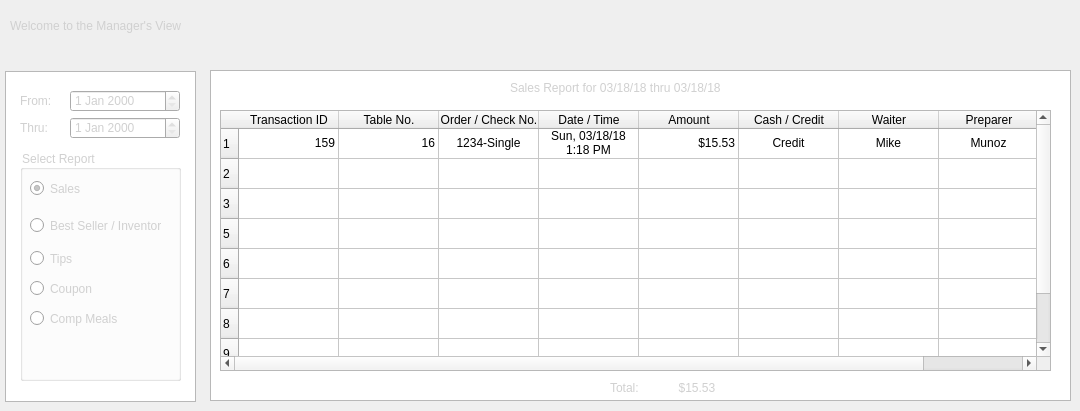
      <widget class="QWidget" name="managerTab">
       <attribute name="title">
        <string>Manager</string>
       </attribute>
       <widget class="QLabel" name="managerWelcomeLabel">
        <property name="geometry">
         <rect>
          <x>10</x>
          <y>0</y>
          <width>609</width>
          <height>52</height>
         </rect>
        </property>
        <property name="styleSheet">
         <string notr="true">font: 57 32pt &quot;Counter-Strike&quot;;
color: rgb(208, 208, 208);</string>
        </property>
        <property name="text">
         <string>Welcome to the Manager's View</string>
        </property>
       </widget>
       <widget class="QColumnView" name="columnView">
        <property name="geometry">
         <rect>
          <x>5</x>
          <y>71</y>
          <width>191</width>
          <height>331</height>
         </rect>
        </property>
       </widget>
       <widget class="QLabel" name="label_4">
        <property name="geometry">
         <rect>
          <x>20</x>
          <y>93</y>
          <width>47</width>
          <height>16</height>
         </rect>
        </property>
        <property name="styleSheet">
         <string notr="true">font: 57 12pt &quot;Counter-Strike&quot;;
color: rgb(208, 208, 208);</string>
        </property>
        <property name="text">
         <string>From:</string>
        </property>
       </widget>
       <widget class="QDateEdit" name="dateEdit_from">
        <property name="geometry">
         <rect>
          <x>70</x>
          <y>90</y>
          <width>110</width>
          <height>22</height>
         </rect>
        </property>
        <property name="styleSheet">
         <string notr="true">font: 57 12pt &quot;Counter-Strike&quot;;
color: rgb(208, 208, 208);</string>
        </property>
       </widget>
       <widget class="QDateEdit" name="dateEdit_thru">
        <property name="geometry">
         <rect>
          <x>70</x>
          <y>117</y>
          <width>110</width>
          <height>22</height>
         </rect>
        </property>
        <property name="styleSheet">
         <string notr="true">font: 57 12pt &quot;Counter-Strike&quot;;
color: rgb(208, 208, 208);</string>
        </property>
       </widget>
       <widget class="QLabel" name="label_5">
        <property name="geometry">
         <rect>
          <x>20</x>
          <y>120</y>
          <width>47</width>
          <height>16</height>
         </rect>
        </property>
        <property name="styleSheet">
         <string notr="true">font: 57 12pt &quot;Counter-Strike&quot;;
color: rgb(208, 208, 208);</string>
        </property>
        <property name="text">
         <string>Thru:</string>
        </property>
       </widget>
       <widget class="QGroupBox" name="groupBox_9">
        <property name="geometry">
         <rect>
          <x>20</x>
          <y>150</y>
          <width>161</width>
          <height>231</height>
         </rect>
        </property>
        <property name="styleSheet">
         <string notr="true">font: 57 12pt &quot;Counter-Strike&quot;;
color: rgb(208, 208, 208);</string>
        </property>
        <property name="title">
         <string>Select Report</string>
        </property>
        <widget class="QRadioButton" name="radioButton_6">
         <property name="geometry">
          <rect>
           <x>10</x>
           <y>30</y>
           <width>71</width>
           <height>17</height>
          </rect>
         </property>
         <property name="styleSheet">
          <string notr="true">font: 57 12pt &quot;Counter-Strike&quot;;
color: rgb(208, 208, 208);</string>
         </property>
         <property name="text">
          <string>Sales</string>
         </property>
         <property name="checked">
          <bool>true</bool>
         </property>
        </widget>
        <widget class="QRadioButton" name="radioButton_7">
         <property name="geometry">
          <rect>
           <x>10</x>
           <y>60</y>
           <width>131</width>
           <height>31</height>
          </rect>
         </property>
         <property name="styleSheet">
          <string notr="true">font: 57 12pt &quot;Counter-Strike&quot;;
color: rgb(208, 208, 208);</string>
         </property>
         <property name="text">
          <string>Best Seller / Inventory</string>
         </property>
        </widget>
        <widget class="QRadioButton" name="radioButton_8">
         <property name="geometry">
          <rect>
           <x>10</x>
           <y>100</y>
           <width>82</width>
           <height>17</height>
          </rect>
         </property>
         <property name="styleSheet">
          <string notr="true">font: 57 12pt &quot;Counter-Strike&quot;;
color: rgb(208, 208, 208);</string>
         </property>
         <property name="text">
          <string>Tips</string>
         </property>
        </widget>
        <widget class="QRadioButton" name="radioButton_9">
         <property name="geometry">
          <rect>
           <x>10</x>
           <y>130</y>
           <width>82</width>
           <height>17</height>
          </rect>
         </property>
         <property name="styleSheet">
          <string notr="true">font: 57 12pt &quot;Counter-Strike&quot;;
color: rgb(208, 208, 208);</string>
         </property>
         <property name="text">
          <string>Coupon</string>
         </property>
        </widget>
        <widget class="QRadioButton" name="radioButton_10">
         <property name="geometry">
          <rect>
           <x>10</x>
           <y>160</y>
           <width>131</width>
           <height>17</height>
          </rect>
         </property>
         <property name="styleSheet">
          <string notr="true">font: 57 12pt &quot;Counter-Strike&quot;;
color: rgb(208, 208, 208);</string>
         </property>
         <property name="text">
          <string>Comp Meals</string>
         </property>
        </widget>
       </widget>
       <widget class="QTableView" name="tableView">
        <property name="geometry">
         <rect>
          <x>210</x>
          <y>70</y>
          <width>861</width>
          <height>331</height>
         </rect>
        </property>
        <property name="styleSheet">
         <string notr="true">font: 16 pt &quot;Counter-Strike&quot;;
color: rgb(208, 208, 208);</string>
        </property>
       </widget>
       <widget class="QTableWidget" name="tableWidget">
        <property name="geometry">
         <rect>
          <x>220</x>
          <y>110</y>
          <width>831</width>
          <height>261</height>
         </rect>
        </property>
        <property name="styleSheet">
         <string notr="true"/>
        </property>
        <attribute name="horizontalHeaderCascadingSectionResizes">
         <bool>false</bool>
        </attribute>
        <attribute name="horizontalHeaderShowSortIndicator" stdset="0">
         <bool>true</bool>
        </attribute>
        <row>
         <property name="text">
          <string>1</string>
         </property>
        </row>
        <row>
         <property name="text">
          <string>2</string>
         </property>
        </row>
        <row>
         <property name="text">
          <string>3</string>
         </property>
        </row>
        <row>
         <property name="text">
          <string>5</string>
         </property>
        </row>
        <row>
         <property name="text">
          <string>6</string>
         </property>
        </row>
        <row>
         <property name="text">
          <string>7</string>
         </property>
        </row>
        <row>
         <property name="text">
          <string>8</string>
         </property>
        </row>
        <row>
         <property name="text">
          <string>9</string>
         </property>
        </row>
        <row>
         <property name="text">
          <string>10</string>
         </property>
        </row>
        <column>
         <property name="text">
          <string>Transaction ID</string>
         </property>
        </column>
        <column>
         <property name="text">
          <string>Table No.</string>
         </property>
        </column>
        <column>
         <property name="text">
          <string>Order / Check No.</string>
         </property>
        </column>
        <column>
         <property name="text">
          <string>Date / Time</string>
         </property>
        </column>
        <column>
         <property name="text">
          <string>Amount</string>
         </property>
        </column>
        <column>
         <property name="text">
          <string>Cash / Credit</string>
         </property>
        </column>
        <column>
         <property name="text">
          <string>Waiter</string>
         </property>
        </column>
        <column>
         <property name="text">
          <string>Preparer</string>
         </property>
        </column>
        <item row="0" column="0">
         <property name="text">
          <string>159</string>
         </property>
         <property name="textAlignment">
          <set>AlignTrailing|AlignVCenter</set>
         </property>
         <property name="foreground">
          <brush brushstyle="NoBrush">
           <color alpha="255">
            <red>212</red>
            <green>212</green>
            <blue>212</blue>
           </color>
          </brush>
         </property>
        </item>
        <item row="0" column="1">
         <property name="text">
          <string>16</string>
         </property>
         <property name="textAlignment">
          <set>AlignTrailing|AlignVCenter</set>
         </property>
         <property name="foreground">
          <brush brushstyle="NoBrush">
           <color alpha="255">
            <red>212</red>
            <green>212</green>
            <blue>212</blue>
           </color>
          </brush>
         </property>
        </item>
        <item row="0" column="2">
         <property name="text">
          <string>1234-Single</string>
         </property>
         <property name="textAlignment">
          <set>AlignCenter</set>
         </property>
         <property name="foreground">
          <brush brushstyle="NoBrush">
           <color alpha="255">
            <red>212</red>
            <green>212</green>
            <blue>212</blue>
           </color>
          </brush>
         </property>
        </item>
        <item row="0" column="3">
         <property name="text">
          <string>Sun, 03/18/18 1:18 PM</string>
         </property>
         <property name="textAlignment">
          <set>AlignCenter</set>
         </property>
         <property name="foreground">
          <brush brushstyle="NoBrush">
           <color alpha="255">
            <red>212</red>
            <green>212</green>
            <blue>212</blue>
           </color>
          </brush>
         </property>
        </item>
        <item row="0" column="4">
         <property name="text">
          <string>$15.53</string>
         </property>
         <property name="textAlignment">
          <set>AlignTrailing|AlignVCenter</set>
         </property>
         <property name="foreground">
          <brush brushstyle="NoBrush">
           <color alpha="255">
            <red>212</red>
            <green>212</green>
            <blue>212</blue>
           </color>
          </brush>
         </property>
        </item>
        <item row="0" column="5">
         <property name="text">
          <string>Credit</string>
         </property>
         <property name="textAlignment">
          <set>AlignCenter</set>
         </property>
         <property name="foreground">
          <brush brushstyle="NoBrush">
           <color alpha="255">
            <red>212</red>
            <green>212</green>
            <blue>212</blue>
           </color>
          </brush>
         </property>
        </item>
        <item row="0" column="6">
         <property name="text">
          <string>Mike</string>
         </property>
         <property name="textAlignment">
          <set>AlignCenter</set>
         </property>
         <property name="foreground">
          <brush brushstyle="NoBrush">
           <color alpha="255">
            <red>212</red>
            <green>212</green>
            <blue>212</blue>
           </color>
          </brush>
         </property>
        </item>
        <item row="0" column="7">
         <property name="text">
          <string>Munoz</string>
         </property>
         <property name="textAlignment">
          <set>AlignCenter</set>
         </property>
         <property name="foreground">
          <brush brushstyle="NoBrush">
           <color alpha="255">
            <red>212</red>
            <green>212</green>
            <blue>212</blue>
           </color>
          </brush>
         </property>
        </item>
       </widget>
       <widget class="QLabel" name="label_7">
        <property name="geometry">
         <rect>
          <x>510</x>
          <y>80</y>
          <width>301</width>
          <height>16</height>
         </rect>
        </property>
        <property name="styleSheet">
         <string notr="true">font: 57 12pt &quot;Counter-Strike&quot;;
color: rgb(208, 208, 208);</string>
        </property>
        <property name="text">
         <string>Sales Report for 03/18/18 thru 03/18/18</string>
        </property>
       </widget>
       <widget class="QLabel" name="label_8">
        <property name="geometry">
         <rect>
          <x>610</x>
          <y>380</y>
          <width>151</width>
          <height>16</height>
         </rect>
        </property>
        <property name="styleSheet">
         <string notr="true">font: 57 12pt &quot;Counter-Strike&quot;;
color: rgb(208, 208, 208);</string>
        </property>
        <property name="text">
         <string>Total:            $15.53</string>
        </property>
       </widget>
      </widget>
